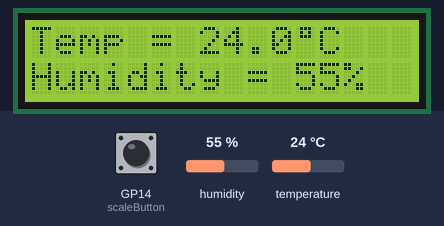
The program below on a simulated Raspberry Pi Pico running MicroPython. Shown: 16×2 character LCD. Inputs (shaded band) come from the test bench; at power-on: GP14 (scaleButton) HIGH, humidity 55 %, temperature 24 °C.

Above: at 3.3 s.
3.4 s: GP14 (scaleButton) pulled LOW for 2.35 s
At 6.5 s:
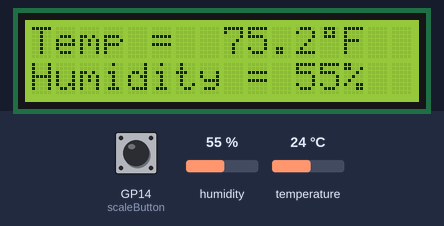
7.3 s: humidity set to 22 %
At 8.8 s:
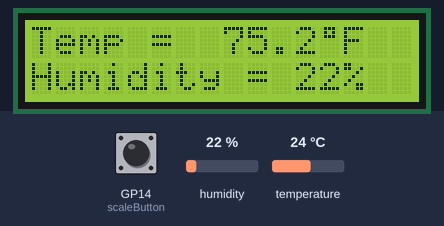
10.0 s: temperature set to 12 °C
At 10.9 s:
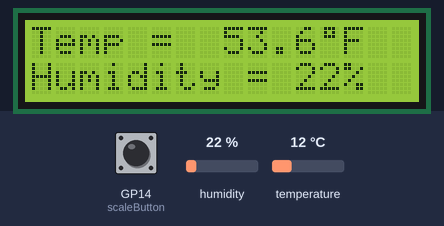
12.7 s: GP14 (scaleButton) pulled LOW for 2.35 s
At 16.2 s:
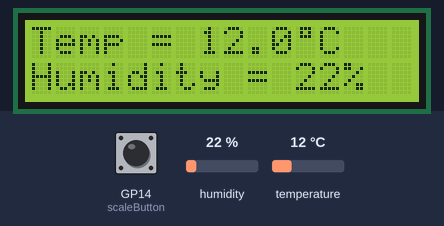
16.6 s: humidity set to 40 %
At 18.9 s:
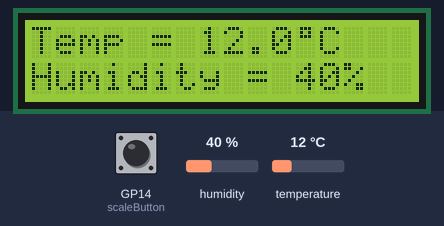
19.9 s: temperature set to 19 °C
At 20.7 s:
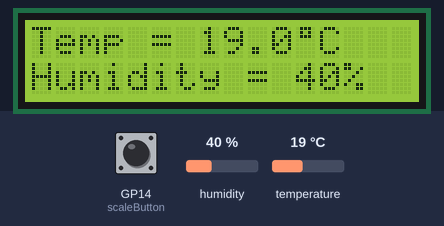
Timing chart, 0 to 22.9 s (numbered marks = the images above; inputs shaded):
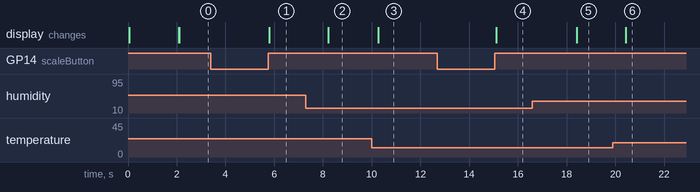

The program:

DHT11_LCD1602_picoLib.py
```python
# Program for DHT-11 Temp and Humidity Sensor
# Display on LCD1602 using pico_i2c_lcd library
# Using a button to switch between degC to degF
# using "Blink Without Delay" Concept from Keith Lohmeyer
# to get a faster button response
# Lori Pfahler
# June 2023

# import needed modules
from utime import sleep, ticks_ms, ticks_diff
from machine import Pin, I2C
from dht import DHT11
from lcd_api import LcdApi
from pico_i2c_lcd import I2cLcd

# setup LCD - Using pico_i2c_lcd Library for LDC1602
I2C_ADDR     = 0x3f
I2C_NUM_ROWS = 2
I2C_NUM_COLS = 16

i2c = I2C(1, sda=machine.Pin(6), scl=machine.Pin(7), freq=400000)
myLCD = I2cLcd(i2c, I2C_ADDR, I2C_NUM_ROWS, I2C_NUM_COLS)

# setup DHT-11:  use internal pull-down resistor and setup as an output
# this is backwards to what you might think (should be an input)
DHT_pin = Pin(17, Pin.OUT, Pin.PULL_DOWN)
myDHT11 = DHT11(DHT_pin)

# setup button
scaleButton = Pin(14, Pin.IN, Pin.PULL_UP)

# variable to track scale to use: True = degC; False = degF
scale_toggle = True
# variable for debouncing button in interrupt function
scale_debounce_time = 0

# scaleButton interrupt function
def scale_handler(scaleButton):
    global scale_toggle, scale_debounce_time
    if ticks_diff(ticks_ms(), scale_debounce_time) > 300:
        scale_toggle = not scale_toggle
        scale_debounce_time = ticks_ms()

# interrupt request
scaleButton.irq(trigger = Pin.IRQ_RISING, handler = scale_handler)

# allow DHT11 to initialize
sleep(2)

# a function to create a custom character
def customcharacter():
    #degree symbol
    myLCD.custom_char(0, bytearray([
    0x0E,
    0x0A,
    0x0E,
    0x00,
    0x00,
    0x00,
    0x00,
    0x00]))

# run the function
customcharacter()

# track time between reads of DHT-11 - intialize previous time
previous_time = ticks_ms()

# get initial reading and send to the LCD
myDHT11.measure()
humid = myDHT11.humidity()
tempC = myDHT11.temperature()
text_H = f'Humidity = {humid}%'
myLCD.move_to(0,1)
myLCD.putstr(text_H)
# {chr(0)} suggested by Keith Lohmeyer to simplify the code - works
text_C = f'Temp = {tempC:4.1f}{chr(0)}C'
myLCD.move_to(0,0)
myLCD.putstr(text_C)
# old code:
# myLCD.move_to(11,0)
# add in custom character - degree symbol
# myLCD.putchar(chr(0))
# myLCD.move_to(12,0)
# myLCD.putstr('C')

try:
    while True:
        # only read the DHT11 every two seconds but let the loop proceed
        if ticks_diff(ticks_ms(), previous_time) > 2000:
            myDHT11.measure()
            previous_time = ticks_ms()
            humid = myDHT11.humidity()
            tempC = myDHT11.temperature()
            # humidity only needs to update when we get a new reading
            text_H = f'Humidity = {humid}%'
            myLCD.move_to(0,1)
            myLCD.putstr(text_H)

        if scale_toggle == True:
            text_C = f'Temp = {tempC:4.1f}{chr(0)}C '
            myLCD.move_to(0,0)
            myLCD.putstr(text_C)
        else:
            tempF = (tempC * 1.8) + 32
            text_F = f'Temp = {tempF:5.1f}{chr(0)}F'
            myLCD.move_to(0,0)
            myLCD.putstr(text_F)

except KeyboardInterrupt:
    myLCD.clear()
```

Measured:
- after the input at 3.4 s, the display: changes after 2.4 s (image 1)
- after the input at 7.3 s, the display: changes after 0.92 s (image 2)
- after the input at 10.0 s, the display: changes after 0.27 s (image 3)
- after the input at 12.7 s, the display: changes after 2.4 s (image 4)
- after the input at 16.6 s, the display: changes after 1.8 s (image 5)
- after the input at 19.9 s, the display: changes after 0.52 s (image 6)
